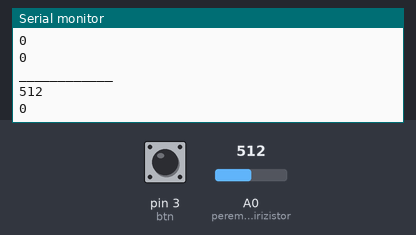
Recording of a sketch running on a simulated Arduino Uno, built with avr-gcc and run on an emulated ATmega328P. Shown: the last lines printed to the serial monitor. Inputs (shaded band) come from the test bench; at power-on: A0 (peremeniirizistor) = 512, pin 3 (btn) LOW.

Above: at 1.2 s.
1.3 s: A0 (peremeniirizistor) set to 11
At 1.8 s:
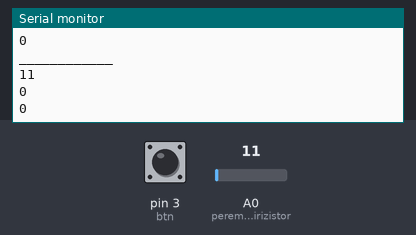
2.8 s: A0 (peremeniirizistor) set to 8
At 3.6 s:
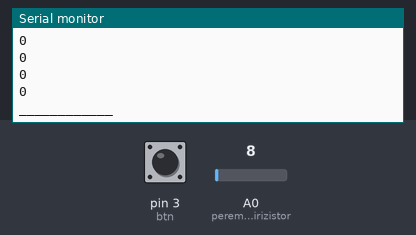
8.8 s: pin 3 (btn) pulled HIGH for 0.15 s
Timing chart, 0 to 11.8 s (numbered marks = the images above; inputs shaded):
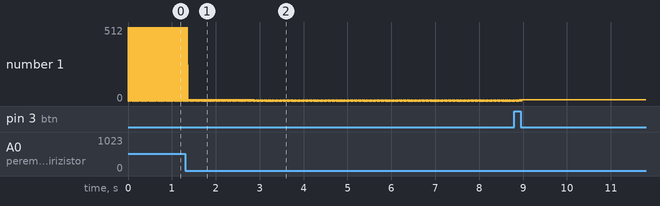

The sketch:

3C_peremeniirizistor_11.ino
```cpp
int peremeniirizistor = A0, btn = 3, a = 0, b = 0, c = 0, d = 0, f = 0, cnt = 0;
int arr_int[5] = {a, b, c, d, f};

void setup() {
  Serial.begin(9600);
  pinMode(peremeniirizistor, INPUT);
  pinMode(btn, INPUT);
}
void loop() {
  int peremeniirizistor_state = analogRead(peremeniirizistor), btn_state = digitalRead(btn);

  if (btn_state == HIGH) {
    cnt++;
    if (cnt == 5) {
      cnt = 0;
    }
  }
  arr_int[cnt] = peremeniirizistor_state;
  for (int i = 0; i < 5; i++) {
    Serial.println(arr_int[i]);
    if (i == 4) {
      Serial.println("____________");
    }
  }
}
```

Measured:
- the behaviour switches between 10 and 9 on A0 (peremeniirizistor) (found by bisection; images 1 and 2)
- after the input at 1.3 s, the serial monitor: prints a new line after 0.09 s (image 1)
- after the input at 2.8 s, the serial monitor: prints a new line after 0.08 s (image 2)
